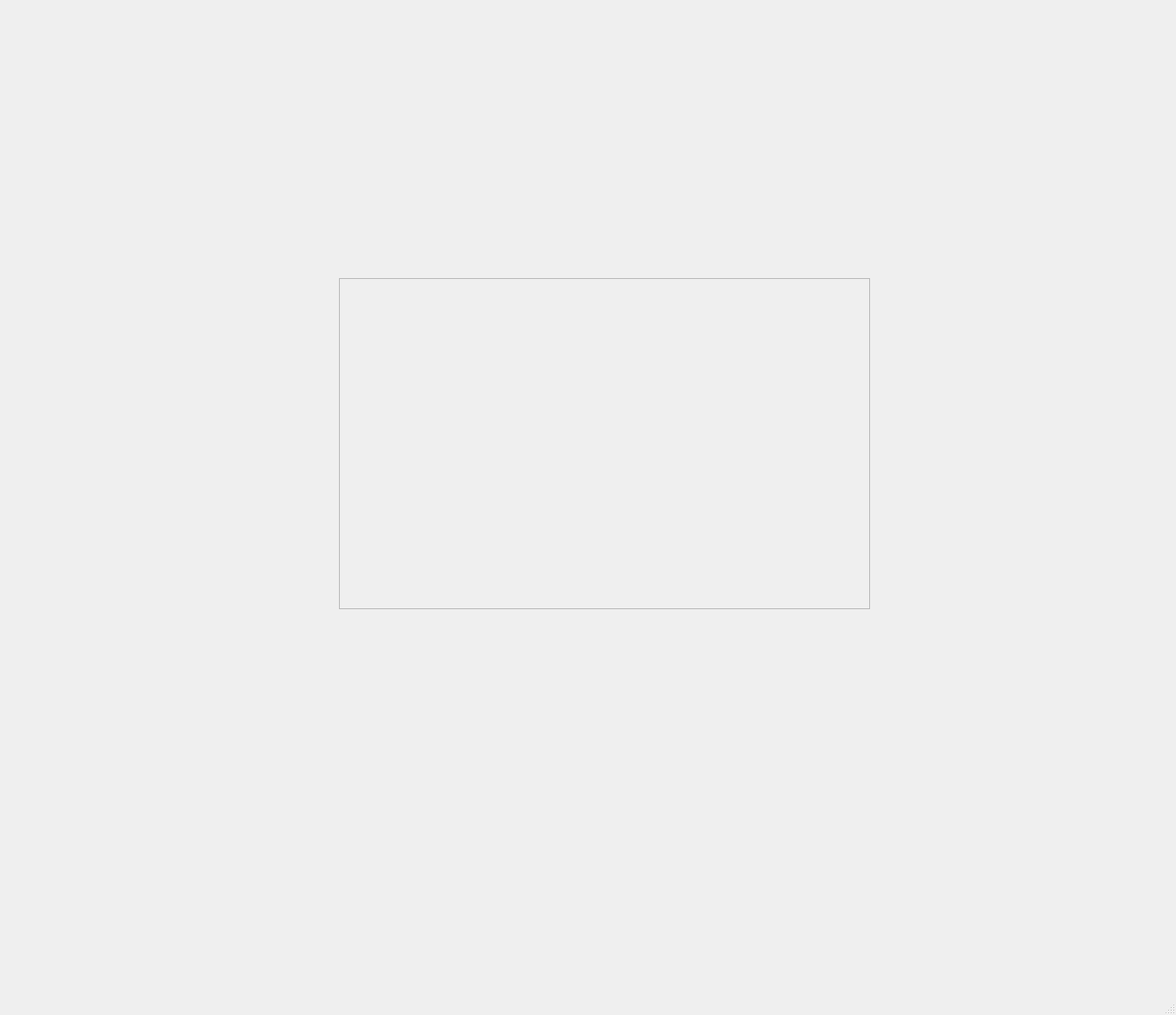
<?xml version="1.0" encoding="UTF-8"?>
<ui version="4.0">
 <class>vender_details</class>
 <widget class="QMainWindow" name="vender_details">
  <property name="geometry">
   <rect>
    <x>0</x>
    <y>0</y>
    <width>1353</width>
    <height>1168</height>
   </rect>
  </property>
  <property name="windowTitle">
   <string>Vender Details</string>
  </property>
  <property name="windowIcon">
   <iconset resource="bookholics.qrc">
    <normaloff>:/image/1.png</normaloff>:/image/1.png</iconset>
  </property>
  <widget class="QWidget" name="centralwidget">
   <widget class="QLabel" name="label">
    <property name="geometry">
     <rect>
      <x>450</x>
      <y>10</y>
      <width>461</width>
      <height>251</height>
     </rect>
    </property>
    <property name="styleSheet">
     <string notr="true">border-image: url(:/image/logo.jpg);</string>
    </property>
    <property name="text">
     <string/>
    </property>
   </widget>
   <widget class="QScrollArea" name="scrollArea">
    <property name="geometry">
     <rect>
      <x>390</x>
      <y>320</y>
      <width>611</width>
      <height>381</height>
     </rect>
    </property>
    <property name="widgetResizable">
     <bool>true</bool>
    </property>
    <widget class="QWidget" name="scrollAreaWidgetContents">
     <property name="geometry">
      <rect>
       <x>0</x>
       <y>0</y>
       <width>609</width>
       <height>379</height>
      </rect>
     </property>
     <widget class="QLabel" name="label_2">
      <property name="geometry">
       <rect>
        <x>10</x>
        <y>10</y>
        <width>601</width>
        <height>731</height>
       </rect>
      </property>
      <property name="styleSheet">
       <string notr="true">border-image: url(:/image/vender_details.jpg);</string>
      </property>
      <property name="text">
       <string/>
      </property>
     </widget>
    </widget>
   </widget>
  </widget>
  <widget class="QStatusBar" name="statusbar"/>
 </widget>
 <resources>
  <include location="bookholics.qrc"/>
 </resources>
 <connections/>
</ui>
